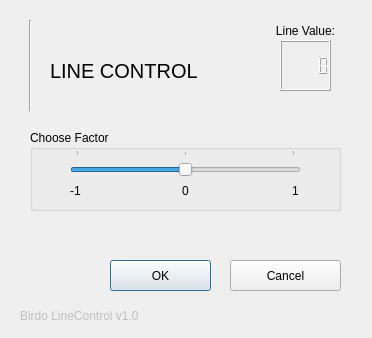
<?xml version="1.0" encoding="UTF-8"?>
<ui version="4.0">
 <class>Dialog</class>
 <widget class="QDialog" name="Dialog">
  <property name="geometry">
   <rect>
    <x>0</x>
    <y>0</y>
    <width>372</width>
    <height>338</height>
   </rect>
  </property>
  <property name="windowTitle">
   <string>Dialog</string>
  </property>
  <widget class="QPushButton" name="testar">
   <property name="geometry">
    <rect>
     <x>110</x>
     <y>260</y>
     <width>101</width>
     <height>31</height>
    </rect>
   </property>
   <property name="text">
    <string>OK</string>
   </property>
  </widget>
  <widget class="QPushButton" name="testar_2">
   <property name="geometry">
    <rect>
     <x>230</x>
     <y>260</y>
     <width>111</width>
     <height>31</height>
    </rect>
   </property>
   <property name="text">
    <string>Cancel</string>
   </property>
  </widget>
  <widget class="QLabel" name="label_4">
   <property name="geometry">
    <rect>
     <x>50</x>
     <y>40</y>
     <width>241</width>
     <height>61</height>
    </rect>
   </property>
   <property name="font">
    <font>
     <pointsize>15</pointsize>
    </font>
   </property>
   <property name="text">
    <string>LINE CONTROL</string>
   </property>
  </widget>
  <widget class="Line" name="line">
   <property name="geometry">
    <rect>
     <x>20</x>
     <y>20</y>
     <width>20</width>
     <height>91</height>
    </rect>
   </property>
   <property name="orientation">
    <enum>Qt::Vertical</enum>
   </property>
  </widget>
  <widget class="QGroupBox" name="groupBox">
   <property name="geometry">
    <rect>
     <x>30</x>
     <y>130</y>
     <width>311</width>
     <height>81</height>
    </rect>
   </property>
   <property name="title">
    <string>Choose Factor</string>
   </property>
   <widget class="QLabel" name="label_3">
    <property name="geometry">
     <rect>
      <x>250</x>
      <y>50</y>
      <width>31</width>
      <height>21</height>
     </rect>
    </property>
    <property name="text">
     <string>1</string>
    </property>
    <property name="alignment">
     <set>Qt::AlignCenter</set>
    </property>
   </widget>
   <widget class="QSlider" name="horizontalSlider">
    <property name="geometry">
     <rect>
      <x>40</x>
      <y>20</y>
      <width>231</width>
      <height>31</height>
     </rect>
    </property>
    <property name="minimum">
     <number>10</number>
    </property>
    <property name="maximum">
     <number>30</number>
    </property>
    <property name="singleStep">
     <number>1</number>
    </property>
    <property name="pageStep">
     <number>10</number>
    </property>
    <property name="value">
     <number>20</number>
    </property>
    <property name="sliderPosition">
     <number>20</number>
    </property>
    <property name="orientation">
     <enum>Qt::Horizontal</enum>
    </property>
    <property name="tickPosition">
     <enum>QSlider::TicksAbove</enum>
    </property>
   </widget>
   <widget class="QLabel" name="label">
    <property name="geometry">
     <rect>
      <x>30</x>
      <y>50</y>
      <width>31</width>
      <height>21</height>
     </rect>
    </property>
    <property name="text">
     <string>-1</string>
    </property>
    <property name="alignment">
     <set>Qt::AlignCenter</set>
    </property>
   </widget>
   <widget class="QLabel" name="label_2">
    <property name="geometry">
     <rect>
      <x>140</x>
      <y>50</y>
      <width>31</width>
      <height>21</height>
     </rect>
    </property>
    <property name="text">
     <string>0</string>
    </property>
    <property name="alignment">
     <set>Qt::AlignCenter</set>
    </property>
   </widget>
  </widget>
  <widget class="QLabel" name="label_5">
   <property name="enabled">
    <bool>false</bool>
   </property>
   <property name="geometry">
    <rect>
     <x>20</x>
     <y>306</y>
     <width>241</width>
     <height>20</height>
    </rect>
   </property>
   <property name="text">
    <string>Birdo LineControl v1.0</string>
   </property>
  </widget>
  <widget class="QLabel" name="label_6">
   <property name="geometry">
    <rect>
     <x>270</x>
     <y>20</y>
     <width>71</width>
     <height>21</height>
    </rect>
   </property>
   <property name="text">
    <string>Line Value:</string>
   </property>
   <property name="alignment">
    <set>Qt::AlignCenter</set>
   </property>
  </widget>
  <widget class="QLCDNumber" name="lcdNumber">
   <property name="geometry">
    <rect>
     <x>280</x>
     <y>40</y>
     <width>51</width>
     <height>51</height>
    </rect>
   </property>
   <property name="mode">
    <enum>QLCDNumber::Dec</enum>
   </property>
   <property name="value" stdset="0">
    <double>0.000000000000000</double>
   </property>
  </widget>
 </widget>
 <resources/>
 <connections/>
</ui>
